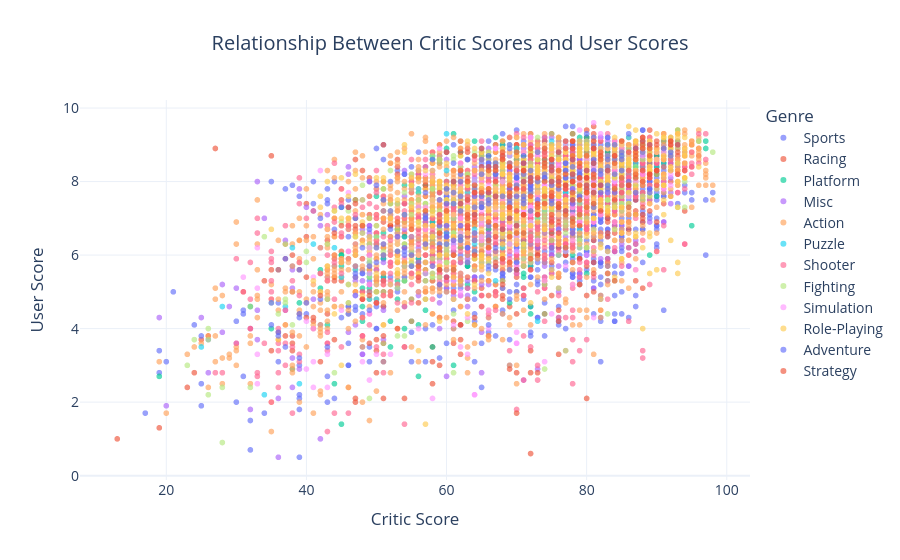

The code cell stored with this chart in its notebook:
### Code cell
fig = px.scatter(
    score_comparison,
    x="Critic_Score",
    y="User_Score",
    color="Genre",
    hover_data=["Name"],
    opacity=0.65,
    title="Relationship Between Critic Scores and User Scores"
)

fig.update_traces(
    marker=dict(size=6)
)

fig.update_layout(
    template="plotly_white",
    title_x=0.5,
    xaxis_title="Critic Score",
    yaxis_title="User Score",
    font=dict(size=14),
    legend_title="Genre"
)

fig.show()

### Figure 1 — Plotly figure (JSON) as saved in the notebook; plotly's stock layout.template omitted (floating-point values rounded to 4 significant figures; data arrays with more than 128 entries replaced by an {"elided": "..."} marker saying what was removed)
{"data": [{"customdata": {"elided": "972x1 str values"}, "hovertemplate": "Genre=Sports<br>Critic_Score=%{x}<br>User_Score=%{y}<br>Name=%{customdata[0]}<extra></extra>", "legendgroup": "Sports", "marker": {"color": "#636efa", "opacity": 0.65, "size": 6, "symbol": "circle"}, "mode": "markers", "name": "Sports", "showlegend": true, "type": "scattergl", "x": {"elided": "972 float values"}, "xaxis": "x", "y": {"elided": "972 float values"}, "yaxis": "y"}, {"customdata": {"elided": "596x1 str values"}, "hovertemplate": "Genre=Racing<br>Critic_Score=%{x}<br>User_Score=%{y}<br>Name=%{customdata[0]}<extra></extra>", "legendgroup": "Racing", "marker": {"color": "#EF553B", "opacity": 0.65, "size": 6, "symbol": "circle"}, "mode": "markers", "name": "Racing", "showlegend": true, "type": "scattergl", "x": {"elided": "596 float values"}, "xaxis": "x", "y": {"elided": "596 float values"}, "yaxis": "y"}, {"customdata": {"elided": "411x1 str values"}, "hovertemplate": "Genre=Platform<br>Critic_Score=%{x}<br>User_Score=%{y}<br>Name=%{customdata[0]}<extra></extra>", "legendgroup": "Platform", "marker": {"color": "#00cc96", "opacity": 0.65, "size": 6, "symbol": "circle"}, "mode": "markers", "name": "Platform", "showlegend": true, "type": "scattergl", "x": {"elided": "411 float values"}, "xaxis": "x", "y": {"elided": "411 float values"}, "yaxis": "y"}, {"customdata": {"elided": "394x1 str values"}, "hovertemplate": "Genre=Misc<br>Critic_Score=%{x}<br>User_Score=%{y}<br>Name=%{customdata[0]}<extra></extra>", "legendgroup": "Misc", "marker": {"color": "#ab63fa", "opacity": 0.65, "size": 6, "symbol": "circle"}, "mode": "markers", "name": "Misc", "showlegend": true, "type": "scattergl", "x": {"elided": "394 float values"}, "xaxis": "x", "y": {"elided": "394 float values"}, "yaxis": "y"}, {"customdata": {"elided": "1667x1 str values"}, "hovertemplate": "Genre=Action<br>Critic_Score=%{x}<br>User_Score=%{y}<br>Name=%{customdata[0]}<extra></extra>", "legendgroup": "Action", "marker": {"color": "#FFA15A", "opacity": 0.65, "size": 6, "symbol": "circle"}, "mode": "markers", "name": "Action", "showlegend": true, "type": "scattergl", "x": {"elided": "1667 float values"}, "xaxis": "x", "y": {"elided": "1667 float values"}, "yaxis": "y"}, {"customdata": [["Brain Age 2: More Training in Minutes a Day"], ["Professor Layton and the Curious Village"], ["Professor Layton and the Diabolical Box"], ["Professor Layton and the Unwound Future"], ["Pac-Man Collection"], ["WarioWare: Smooth Moves"], ["Mario vs. Donkey Kong: Mini-Land Mayhem!"], ["Professor Layton and the Last Specter"], ["Scribblenauts"], ["Tetris DS"], ["Tetris Worlds"], ["TouchMaster"], ["Super Monkey Ball 2"], ["Super Scribblenauts"], ["Super Monkey Ball"], ["Hasbro Family Game Night"], ["Gardening Mama"], ["Boom Blox"], ["Captain Toad: Treasure Tracker"], ["Mario vs. Donkey Kong 2: March of the Minis"], ["Mario vs. Donkey Kong"], ["Lemmings"], ["Professor Layton vs Phoenix Wright: Ace Attorney"], ["Professor Layton and the Azran Legacy"], ["Drawn to Life: The Next Chapter"], ["Katamari Damacy"], ["Super Monkey Ball Jr."], ["Drawn to Life: The Next Chapter"], ["Classic NES Series: Dr. Mario"], ["Tetris Party Deluxe"], ["Archer Maclean's Mercury"], ["CrossworDS"], ["We Love Katamari"], ["Picross DS"], ["Picross 3D"], ["Fantavision"], ["Boom Blox Bash Party"], ["The New York Times Crosswords"], ["Tetris Axis"], ["Katamari Forever"], ["Puzzle Quest: Challenge of the Warlords"], ["Planet Puzzle League"], ["Beautiful Katamari"], ["Bust-A-Move Universe"], ["Puzzle Quest: Challenge of the Warlords"], ["Feel the Magic XY/XX"], ["Pac-Pix"], ["Polarium"], ["Meteos"], ["Tetris Worlds"], ["Professor Heinz Wolff's Gravity"], ["Zoo Keeper"], ["Marble Saga: Kororinpa"], ["Bomberman"], ["WordJong"], ["Puzzle Quest: Galactrix"], ["Bomberman"], ["Brain Boost: Beta Wave"], ["Mr. Driller: Drill Spirits"], ["Super Puzzle Fighter II Turbo"], ["Magnetica"], ["Puzzle Kingdoms"], ["Kororinpa: Marble Mania"], ["Puzzle de Harvest Moon"], ["7 Wonders of the Ancient World"], ["Puzzle Quest: Challenge of the Warlords"], ["Bomberman Party Edition"], ["Touch My Katamari "], ["Peggle: Dual Shot"], ["Puzzle Quest 2"], ["Cake Mania"], ["Bust-A-Move DS"], ["Exit DS"], ["Scribblenauts Unmasked: A DC Comics Adventure"], ["Scribblenauts Unmasked: A DC Comics Adventure"], ["Sudoku Mania"], ["Sneakers"], ["Harvest Moon: Frantic Farming"], ["Brain Age: Concentration Training"], ["echochrome"], ["Mahjong Cub3D"], ["Henry Hatsworth in the Puzzling Adventure"], ["Bomberman Jetters"], ["Exit"], ["Bejeweled 3"], ["Smart Bomb"], ["SafeCracker: The Ultimate Puzzle Adventure"], ["Line Rider 2: Unbound"], ["Crush"], ["Soul Bubbles"], ["Puchi Puchi Virus"], ["Overlord: Minions"], ["Mario vs. Donkey Kong: Tipping Stars"], ["Arkanoid DS"], ["Ivy the Kiwi?"], ["Bombastic"], ["Bejeweled Twist"], ["Ivy the Kiwi?"], ["The Lost Vikings"], ["PQ2: Practical Intelligence Quotient"], ["Bubble Bobble Revolution"], ["Bomberman: Act Zero"], ["Meteos: Disney Magic"], ["Bubble Bobble Double Shot"], ["Napoleon Dynamite: The Game"], ["World of Goo"], ["Hot Pixel"], ["Atomic Betty"], ["The Talos Principle"], ["Napoleon Dynamite: The Game"], ["ZooCube"], ["Line Rider 2: Unbound"], ["Nervous Brickdown"], ["Puzzle Quest: Challenge of the Warlords"], ["Peggle Nights"], ["Groovin' Blocks"], ["Mario vs. Donkey Kong: Tipping Stars"], ["Egg Mania: Eggstreme Madness"]], "hovertemplate": "Genre=Puzzle<br>Critic_Score=%{x}<br>User_Score=%{y}<br>Name=%{customdata[0]}<extra></extra>", "legendgroup": "Puzzle", "marker": {"color": "#19d3f3", "opacity": 0.65, "size": 6, "symbol": "circle"}, "mode": "markers", "name": "Puzzle", "showlegend": true, "type": "scattergl", "x": [77.0, 85.0, 84.0, 86.0, 79.0, 83.0, 79.0, 83.0, 79.0, 84.0, 44.0, 71.0, 87.0, 81.0, 87.0, 63.0, 60.0, 85.0, 81.0, 76.0, 81.0, 76.0, 79.0, 81.0, 58.0, 86.0, 82.0, 72.0, 66.0, 72.0, 75.0, 67.0, 86.0, 83.0, 83.0, 72.0, 86.0, 79.0, 74.0, 74.0, 82.0, 86.0, 73.0, 49.0, 71.0, 75.0, 71.0, 73.0, 88.0, 47.0, 63.0, 74.0, 74.0, 73.0, 77.0, 75.0, 75.0, 39.0, 70.0, 83.0, 68.0, 64.0, 69.0, 41.0, 60.0, 78.0, 79.0, 69.0, 84.0, 74.0, 55.0, 75.0, 64.0, 71.0, 68.0, 25.0, 28.0, 72.0, 71.0, 79.0, 67.0, 82.0, 70.0, 77.0, 82.0, 45.0, 56.0, 59.0, 83.0, 78.0, 73.0, 58.0, 70.0, 61.0, 74.0, 72.0, 78.0, 69.0, 75.0, 74.0, 38.0, 34.0, 74.0, 50.0, 37.0, 90.0, 55.0, 62.0, 88.0, 45.0, 67.0, 62.0, 70.0, 84.0, 76.0, 75.0, 70.0, 64.0], "xaxis": "x", "y": [7.1, 8.6, 8.8, 9.2, 7.8, 7.4, 7.7, 8.7, 7.6, 8.7, 6.2, 5.7, 8.5, 8.2, 7.9, 7.5, 9.3, 8.6, 8.6, 7.9, 8.0, 7.9, 8.5, 7.9, 6.0, 9.0, 8.6, 7.7, 7.5, 5.8, 6.6, 6.8, 8.9, 8.7, 8.4, 6.3, 8.4, 6.7, 6.8, 8.1, 8.7, 8.2, 7.0, 4.8, 6.2, 8.1, 7.1, 8.4, 7.5, 5.6, 7.7, 7.5, 7.3, 7.0, 7.7, 6.7, 7.0, 2.5, 8.9, 7.4, 8.1, 6.3, 8.7, 6.3, 8.3, 7.0, 8.3, 7.4, 8.2, 5.8, 6.1, 7.0, 6.7, 6.3, 6.2, 3.5, 4.6, 6.8, 7.9, 7.7, 5.3, 8.0, 7.9, 7.7, 8.1, 5.4, 7.8, 5.6, 9.0, 8.0, 4.2, 5.5, 7.5, 7.0, 7.2, 7.2, 7.3, 6.3, 9.1, 7.8, 6.2, 2.2, 6.6, 4.8, 4.6, 8.5, 6.5, 7.5, 8.4, 7.3, 6.1, 6.4, 7.5, 8.0, 8.1, 8.5, 7.4, 8.0], "yaxis": "y"}, {"customdata": {"elided": "888x1 str values"}, "hovertemplate": "Genre=Shooter<br>Critic_Score=%{x}<br>User_Score=%{y}<br>Name=%{customdata[0]}<extra></extra>", "legendgroup": "Shooter", "marker": {"color": "#FF6692", "opacity": 0.65, "size": 6, "symbol": "circle"}, "mode": "markers", "name": "Shooter", "showlegend": true, "type": "scattergl", "x": {"elided": "888 float values"}, "xaxis": "x", "y": {"elided": "888 float values"}, "yaxis": "y"}, {"customdata": {"elided": "388x1 str values"}, "hovertemplate": "Genre=Fighting<br>Critic_Score=%{x}<br>User_Score=%{y}<br>Name=%{customdata[0]}<extra></extra>", "legendgroup": "Fighting", "marker": {"color": "#B6E880", "opacity": 0.65, "size": 6, "symbol": "circle"}, "mode": "markers", "name": "Fighting", "showlegend": true, "type": "scattergl", "x": {"elided": "388 float values"}, "xaxis": "x", "y": {"elided": "388 float values"}, "yaxis": "y"}, {"customdata": {"elided": "305x1 str values"}, "hovertemplate": "Genre=Simulation<br>Critic_Score=%{x}<br>User_Score=%{y}<br>Name=%{customdata[0]}<extra></extra>", "legendgroup": "Simulation", "marker": {"color": "#FF97FF", "opacity": 0.65, "size": 6, "symbol": "circle"}, "mode": "markers", "name": "Simulation", "showlegend": true, "type": "scattergl", "x": {"elided": "305 float values"}, "xaxis": "x", "y": {"elided": "305 float values"}, "yaxis": "y"}, {"customdata": {"elided": "725x1 str values"}, "hovertemplate": "Genre=Role-Playing<br>Critic_Score=%{x}<br>User_Score=%{y}<br>Name=%{customdata[0]}<extra></extra>", "legendgroup": "Role-Playing", "marker": {"color": "#FECB52", "opacity": 0.65, "size": 6, "symbol": "circle"}, "mode": "markers", "name": "Role-Playing", "showlegend": true, "type": "scattergl", "x": {"elided": "725 float values"}, "xaxis": "x", "y": {"elided": "725 float values"}, "yaxis": "y"}, {"customdata": {"elided": "265x1 str values"}, "hovertemplate": "Genre=Adventure<br>Critic_Score=%{x}<br>User_Score=%{y}<br>Name=%{customdata[0]}<extra></extra>", "legendgroup": "Adventure", "marker": {"color": "#636efa", "opacity": 0.65, "size": 6, "symbol": "circle"}, "mode": "markers", "name": "Adventure", "showlegend": true, "type": "scattergl", "x": {"elided": "265 float values"}, "xaxis": "x", "y": {"elided": "265 float values"}, "yaxis": "y"}, {"customdata": {"elided": "278x1 str values"}, "hovertemplate": "Genre=Strategy<br>Critic_Score=%{x}<br>User_Score=%{y}<br>Name=%{customdata[0]}<extra></extra>", "legendgroup": "Strategy", "marker": {"color": "#EF553B", "opacity": 0.65, "size": 6, "symbol": "circle"}, "mode": "markers", "name": "Strategy", "showlegend": true, "type": "scattergl", "x": {"elided": "278 float values"}, "xaxis": "x", "y": {"elided": "278 float values"}, "yaxis": "y"}], "layout": {"font": {"size": 14}, "legend": {"title": {"text": "Genre"}, "tracegroupgap": 0}, "title": {"text": "Relationship Between Critic Scores and User Scores", "x": 0.5}, "xaxis": {"anchor": "y", "domain": [0, 1], "title": {"text": "Critic Score"}}, "yaxis": {"anchor": "x", "domain": [0, 1], "title": {"text": "User Score"}}}}
